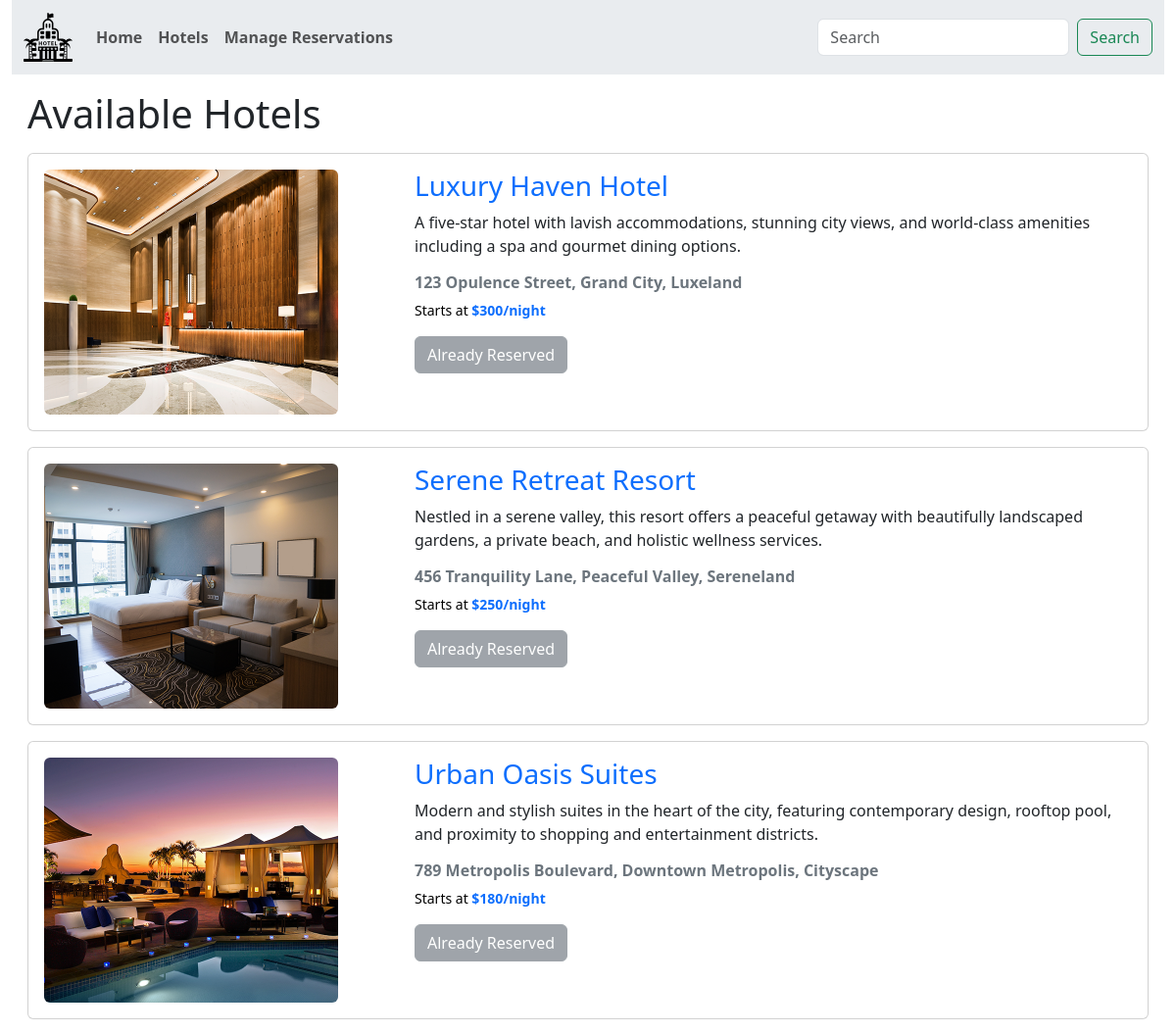
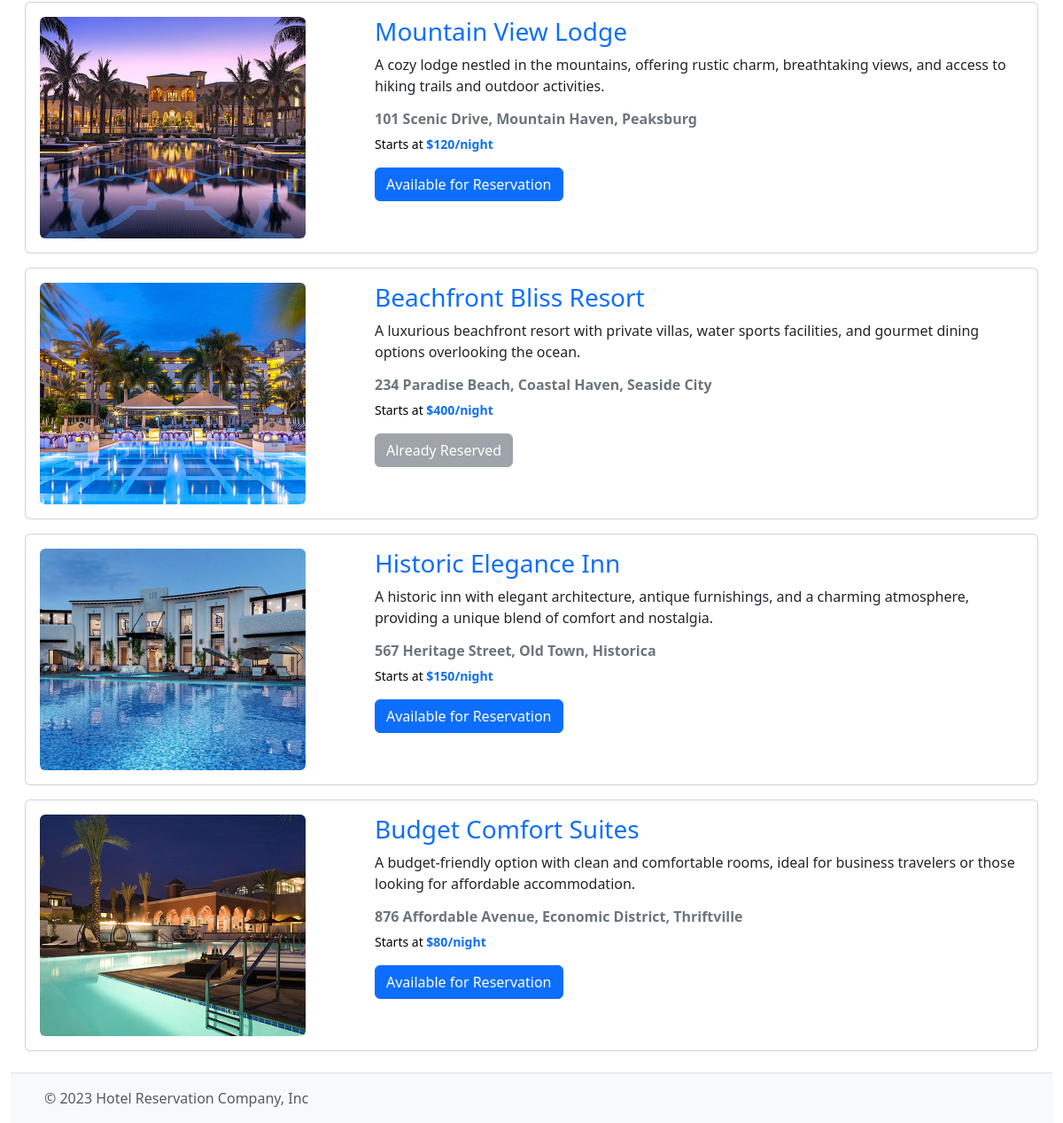
Screenshot of /hotels/ with the database file from the repository (2 pictures, top to bottom).
### main/models.py (models this page shows)
class Hotel(models.Model):
    RESERVED = "RS"
    AVAILABLE = "AV"
    RESERVATION_STATUS_CHOICES = {
        RESERVED:"Reserved",
        AVAILABLE:"Available"
    }
    name = models.CharField(max_length=100)
    address = models.CharField(max_length=100)
    price = models.IntegerField()
    description = models.CharField(max_length=500, null=True)
    img_url = models.ImageField(upload_to="images", null=True)
    reservation_status = models.CharField(max_length=2, choices=RESERVATION_STATUS_CHOICES, default=AVAILABLE)

### main/views.py (the view)
# urls.py: path('hotels/', views.hotel_view, name='hotels')
def hotel_view(request):
    hotels = Hotel.objects.all()
    return render(request, 'main/hotels.html', {'hotels':hotels})

### main/templates/main/hotels.html (shortened to what this page needs)
{% extends 'main/base.html' %}
{% block content %}
<h1 class="m-3">Available Hotels</h1>
{% for hotel in hotels %}
<div class="card border-rounded m-3">
    <div class="card-body bg-tertiary">
        <div class="row gap-0">
            <div class="col col-sm-4">
                <img src="/media/{{hotel.img_url}}" alt="" height="250px" class="rounded">
            </div>
            <div class="col">
                <h3 class="text-primary">{{hotel.name}}</h3>
                <p>{{hotel.description}}</p>
                <h6 class="fw-bold text-secondary">{{hotel.address}}</h6>
                <p class="text-black" style="font-size: 14px;">Starts at <span class="text-primary fw-bold ">${{hotel.price}}/night</span></p>
                {% if hotel.reservation_status == "AV" %}
                <a href="{% url 'add_reservation' hotel.id %}" class="btn btn-primary">Available for Reservation</a>
                {% elif hotel.reservation_status == "RS" %}
                <a href="{% url 'add_reservation' hotel.id %}" class="btn btn-secondary disabled">Already Reserved</a>
                {% endif %}
            </div>
        </div>
    </div>
</div>
{% endfor %}
{% endblock %}

### main/templates/main/base.html (shortened to what this page needs)
<!doctype html>
<html lang="en">
  <head>
    <link href="https://cdn.jsdelivr.net/npm/bootstrap@5.3.2/dist/css/bootstrap.min.css" rel="stylesheet">
    <link rel="stylesheet" href="https://cdnjs.cloudflare.com/ajax/libs/datepicker/0.6.5/datepicker.min.css" />
</head>
  <body>
    <div class="container-fluid vh-100">
      {% include 'main/navbar.html' %}
      {% block content %}
      {% endblock %}
      {% include 'main/footer.html' %}
    </div>
  </body>
</html>

### main/templates/main/navbar.html (shortened to what this page needs)
<nav class="navbar navbar-expand-lg bg-body-secondary">
    <div class="container-fluid">
      <a class="navbar-brand" href="#">
      </a>
      <div class="collapse navbar-collapse" id="navbarSupportedContent">
        <ul class="navbar-nav me-auto mb-2 mb-lg-0 fw-bold">
          <li class="nav-item">
            <a class="nav-link" aria-current="page" href="{% url 'home' %}">Home</a>
          </li>
          <li class="nav-item">
            <a class="nav-link" href="{% url 'hotels' %}">Hotels</a>
          </li>
          <li class="nav-item">
            <a class="nav-link" href="{% url 'my_reservation' %}">Manage Reservations</a>
          </li>
        </ul>
        <form class="d-flex" role="search">
          <input class="form-control me-2" type="search" placeholder="Search" aria-label="Search">
          <button class="btn btn-outline-success" type="submit">Search</button>
        </form>
      </div>
    </div>
  </nav>

### main/templates/main/footer.html
<footer class="d-flex flex-wrap justify-content-between align-items-center py-3 my-4 border-top bg-body-tertiary">
    <div class="col-md-4 d-flex align-items-center">
      <a href="/" class="mb-3 me-2 mb-md-0 text-body-secondary text-decoration-none lh-1">
        <svg class="bi" width="30" height="24"><use xlink:href="#bootstrap"></use></svg>
      </a>
      <span class="mb-3 mb-md-0 text-body-secondary">© 2023 Hotel Reservation Company, Inc</span>
    </div>
  </footer>

### rows the page displays
Hotel: img_url (picture), name "Luxury Haven Hotel", description "A five-star hotel with lavish accommodations, stunning city views, and world-class amenities including a spa and gourmet dining options.", address "123 Opulence Street, Grand City, Luxeland", price "300", reservation_status "Already Reserved"
Hotel: img_url (picture), name "Serene Retreat Resort", description "Nestled in a serene valley, this resort offers a peaceful getaway with beautifully landscaped gardens, a private beach, and holistic wellness services.", address "456 Tranquility Lane, Peaceful Valley, Sereneland", price "250", reservation_status "Already Reserved"
Hotel: img_url (picture), name "Urban Oasis Suites", description "Modern and stylish suites in the heart of the city, featuring contemporary design, rooftop pool, and proximity to shopping and entertainment districts.", address "789 Metropolis Boulevard, Downtown Metropolis, Cityscape", price "180", reservation_status "Already Reserved"
Hotel: img_url (picture), name "Mountain View Lodge", description "A cozy lodge nestled in the mountains, offering rustic charm, breathtaking views, and access to hiking trails and outdoor activities.", address "101 Scenic Drive, Mountain Haven, Peaksburg", price "120", reservation_status "Available for Reservation"
Hotel: img_url (picture), name "Beachfront Bliss Resort", description "A luxurious beachfront resort with private villas, water sports facilities, and gourmet dining options overlooking the ocean.", address "234 Paradise Beach, Coastal Haven, Seaside City", price "400", reservation_status "Already Reserved"
Hotel: img_url (picture), name "Historic Elegance Inn", description "A historic inn with elegant architecture, antique furnishings, and a charming atmosphere, providing a unique blend of comfort and nostalgia.", address "567 Heritage Street, Old Town, Historica", price "150", reservation_status "Available for Reservation"
Hotel: img_url (picture), name "Budget Comfort Suites", description "A budget-friendly option with clean and comfortable rooms, ideal for business travelers or those looking for affordable accommodation.", address "876 Affordable Avenue, Economic District, Thriftville", price "80", reservation_status "Available for Reservation"
